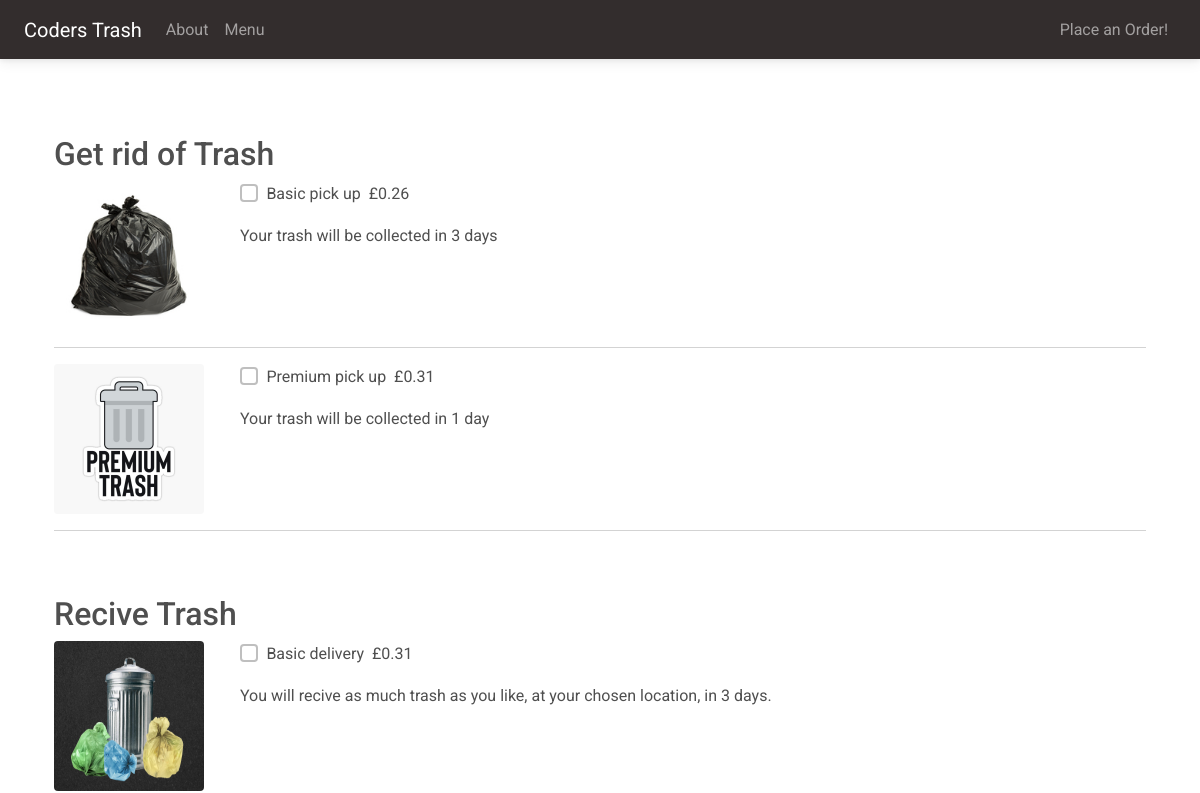
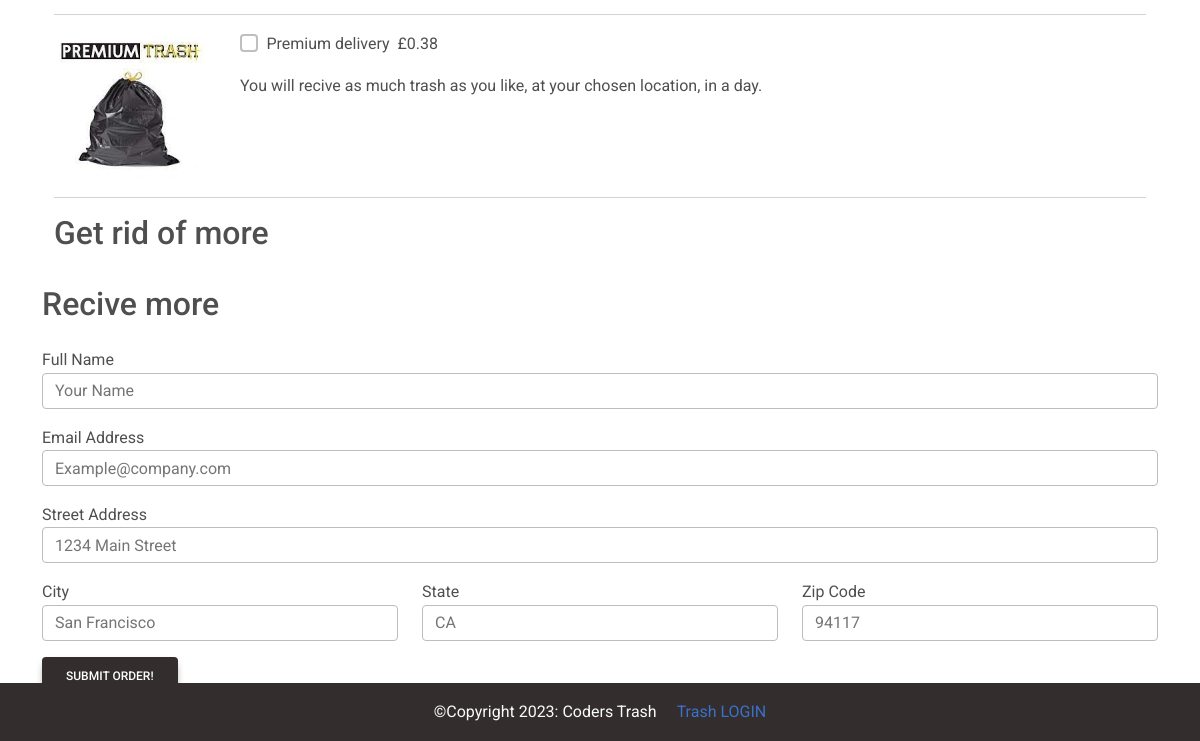
The app's page /order/, older data (2 pictures, top to bottom).
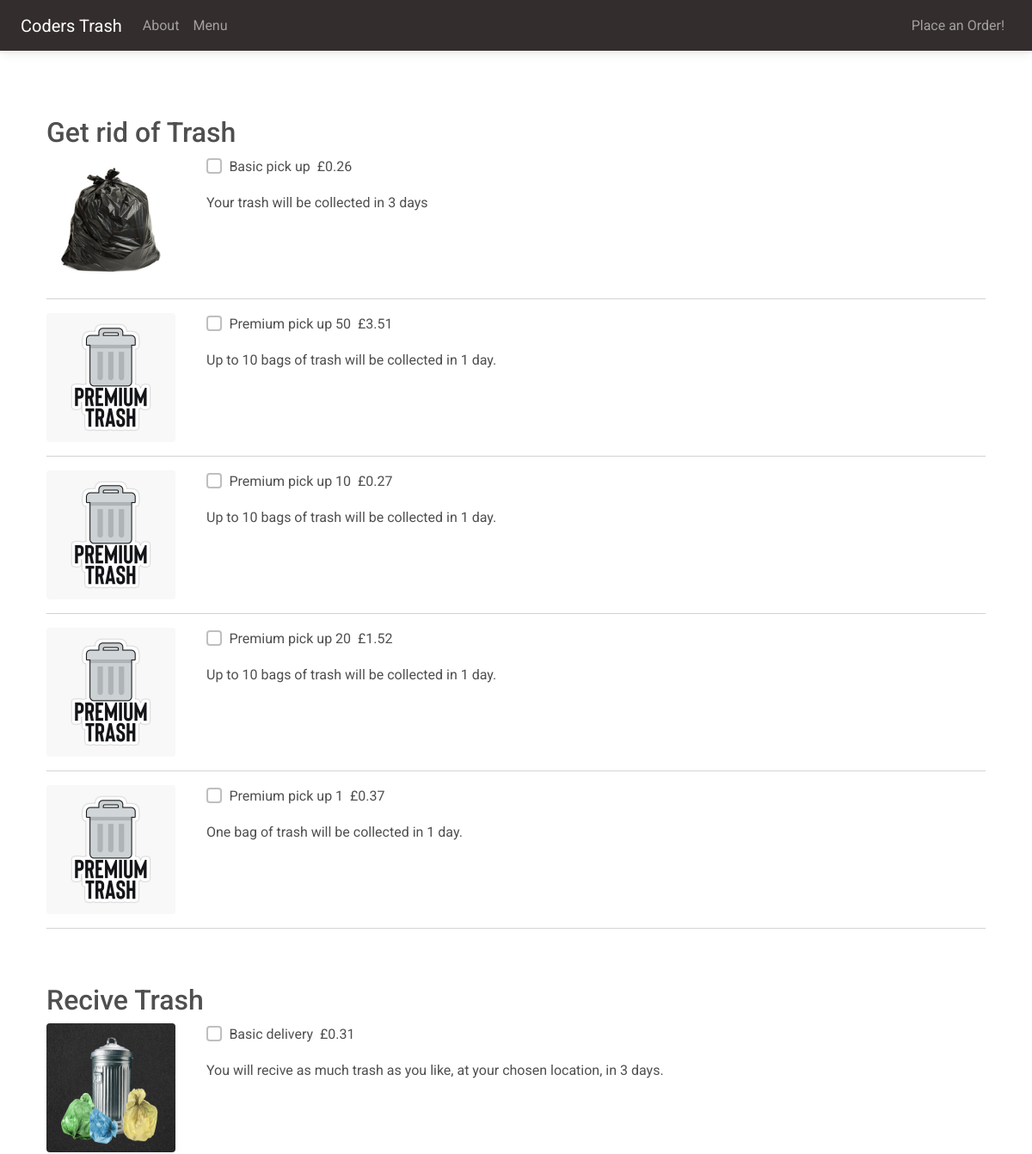
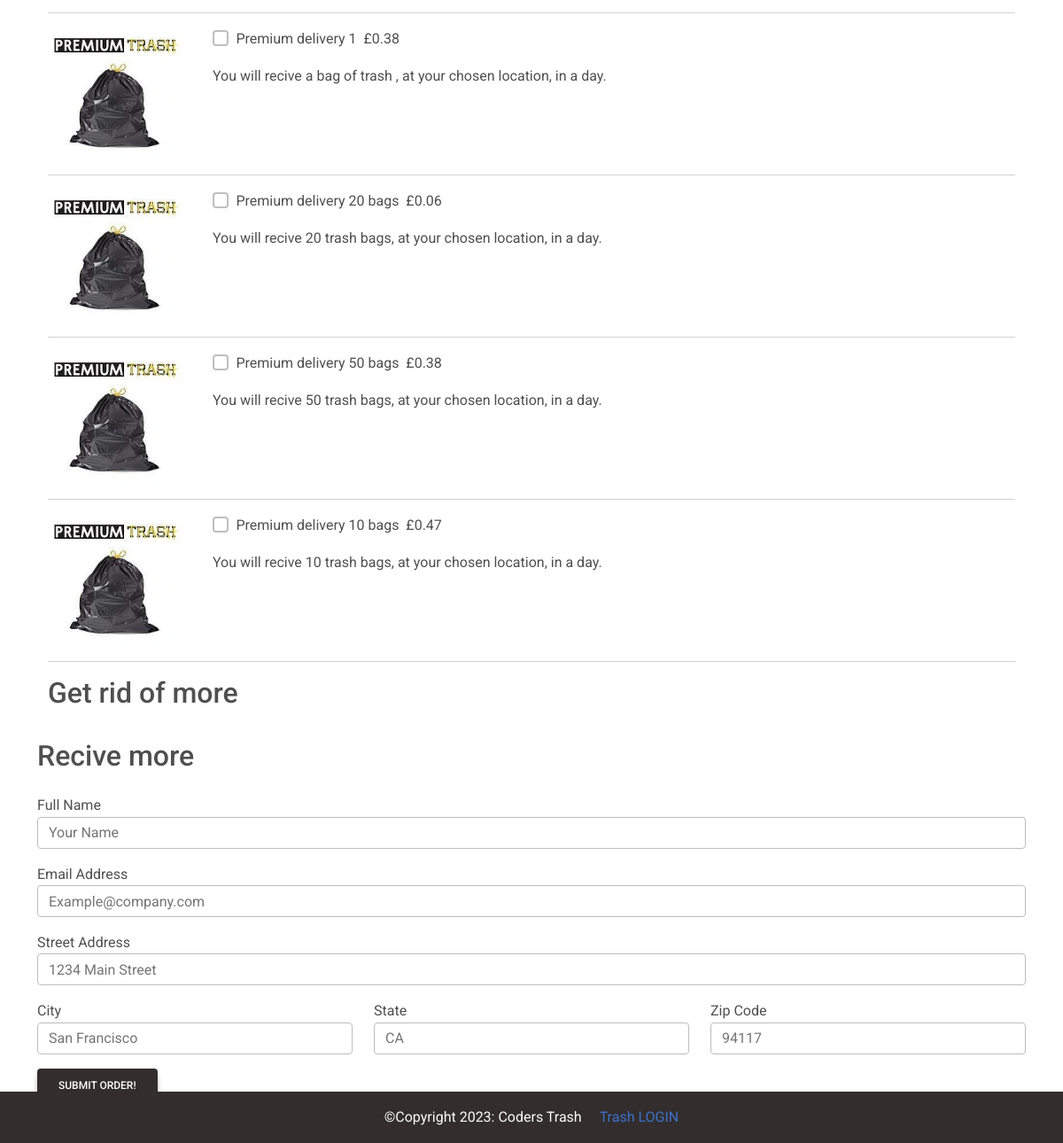
The same page, newer data (2 pictures, top to bottom).
### client/models.py (models this page shows, shortened)
class MenuItem(models.Model):
    name = models.CharField(max_length=100)
    description = models.TextField()
    image = models.ImageField(upload_to='menu_images/')
    price = models.DecimalField(max_digits=5, decimal_places=2)
    category = models.ManyToManyField('Category', related_name='item')

### client/views.py (the view, shortened to what this page needs)
# urls.py: path('order/', Order.as_view(), name='order'),
class Order(View):
    def get(self, request, *arg, **kwargs):
        picks = MenuItem.objects.filter(category__name__contains='Pick_ups')
        sells = MenuItem.objects.filter(category__name__contains='Deliveries')
        multiplepicks = MenuItem.objects.filter(category__name__contains='Multi_pickup')
        multiplesells = MenuItem.objects.filter(category__name__contains='Multi_delivery')
        context = {
            'sells': sells,
            'picks': picks,
            'multiplepicks': multiplepicks,
            'multiplesells': multiplesells,
        }
        return render(request, 'client/order.html', context)

### client/templates/client/order.html (shortened to what the changed rows need)
{% extends 'client/base.html' %}
{% block content %}
<div class="container mb-5">
    <div class="row justify-content-center mt-1">
        <div class="col-md-12 col-sm-12 p-4">
            <form method="POST">
         <div class="pt-5">
                    <h2>Get rid of Trash</h2>
                    {% for pick in picks %}
                    <div class="row">
                        <div class="col-md-2 col-sm-12">
                            <img class="rounded" src="{{ pick.image.url}}" width="150" height="150">
                        </div>
                        <div class="col-md-8 col-sm-12">
                            <div class="d-flex flex-row">
                                <div class="form-group form-check">
                                    <input type="checkbox" name="items[]" class="form-check-input"
                                        value="{{ pick.pk }}">
                                    <label class="form-check-label">{{ pick.name }}</label>
                                </div>
                                <p class="font-weight-bold pl-5">&nbsp; £{{ pick.price }}</p>
                            </div>
                            <p>{{ pick.description}}</p>
                        </div>
                    </div>
                    <hr />
                    {% endfor %}
                </div>
                <div class="pt-5">
                    <h2>Recive Trash</h2>
                    {% for sell in sells %}
                    <div class="row">
                        <div class="col-md-2 col-sm-12">
                            <img class="rounded" src="{{ sell.image.url}}" width="150" height="150">
                        </div>
                        <div class="col-md-8 col-sm-12">
                            <div class="d-flex flex-row">
                                <div class="form-group form-check">
                                    <input type="checkbox" name="items[]" class="form-check-input"
                                        value="{{ sell.pk }}">
                                    <label class="form-check-label">{{ sell.name }}</label>
                                </div>
                                <p class="font-weight-bold pl-5">&nbsp; £{{ sell.price }}</p>
                            </div>
                            <p>{{ sell.description}}</p>
                        </div>
                    </div>
                    <hr />
                    {% endfor %}
                </div>
                <h2>Get rid of more</h2>
            </div>
            <h2>Recive more</h2>
            </div>
        </div>
{% endblock content %}

Row changes from the older to the newer data that the page shows:
removed MenuItem: image (picture), name "Premium pick up", price "0.31", description "Your trash will be collected in 1 day", shown under "Get rid of Trash"
added MenuItem: image (picture), name "Premium pick up 50", price "3.51", description "Up to 10 bags of trash will be collected in 1 day.", shown under "Get rid of Trash"
added MenuItem: image (picture), name "Premium pick up 10", price "0.27", description "Up to 10 bags of trash will be collected in 1 day.", shown under "Get rid of Trash"
added MenuItem: image (picture), name "Premium pick up 20", price "1.52", description "Up to 10 bags of trash will be collected in 1 day.", shown under "Get rid of Trash"
added MenuItem: image (picture), name "Premium pick up 1", price "0.37", description "One bag of trash will be collected in 1 day.", shown under "Get rid of Trash"
changed MenuItem: name "Premium delivery" → "Premium delivery 1"; description "You will recive as much trash as you like, at your chosen location, in a day." → "You will recive a bag of trash , at your chosen location, in a day."
added MenuItem: image (picture), name "Premium delivery 20 bags", price "0.06", description "You will recive 20 trash bags, at your chosen location, in a day.", shown under "Recive Trash"
added MenuItem: image (picture), name "Premium delivery 50 bags", price "0.38", description "You will recive 50 trash bags, at your chosen location, in a day.", shown under "Recive Trash"
added MenuItem: image (picture), name "Premium delivery 10 bags", price "0.47", description "You will recive 10 trash bags, at your chosen location, in a day.", shown under "Recive Trash"
